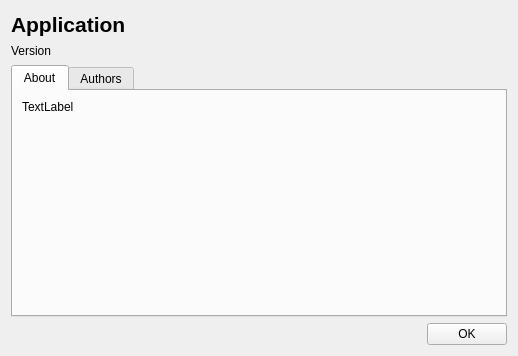
<?xml version="1.0" encoding="UTF-8"?>
<ui version="4.0">
 <class>QRAboutDialog</class>
 <widget class="QWidget" name="QRAboutDialog">
  <property name="geometry">
   <rect>
    <x>0</x>
    <y>0</y>
    <width>518</width>
    <height>356</height>
   </rect>
  </property>
  <property name="windowTitle">
   <string>qraboutdlg</string>
  </property>
  <layout class="QVBoxLayout" name="verticalLayout_2">
   <item>
    <layout class="QHBoxLayout" name="horizontalLayout_2">
     <item>
      <layout class="QVBoxLayout" name="verticalLayout">
       <item>
        <widget class="QLabel" name="Application">
         <property name="sizePolicy">
          <sizepolicy hsizetype="Preferred" vsizetype="Fixed">
           <horstretch>0</horstretch>
           <verstretch>0</verstretch>
          </sizepolicy>
         </property>
         <property name="font">
          <font>
           <pointsize>16</pointsize>
           <weight>75</weight>
           <bold>true</bold>
          </font>
         </property>
         <property name="text">
          <string>Application</string>
         </property>
        </widget>
       </item>
       <item>
        <widget class="QLabel" name="Version">
         <property name="sizePolicy">
          <sizepolicy hsizetype="Preferred" vsizetype="Fixed">
           <horstretch>0</horstretch>
           <verstretch>0</verstretch>
          </sizepolicy>
         </property>
         <property name="text">
          <string>Version</string>
         </property>
        </widget>
       </item>
      </layout>
     </item>
     <item>
      <spacer name="horizontalSpacer_2">
       <property name="orientation">
        <enum>Qt::Horizontal</enum>
       </property>
       <property name="sizeType">
        <enum>QSizePolicy::MinimumExpanding</enum>
       </property>
       <property name="sizeHint" stdset="0">
        <size>
         <width>40</width>
         <height>48</height>
        </size>
       </property>
      </spacer>
     </item>
    </layout>
   </item>
   <item>
    <widget class="QTabWidget" name="MainTab">
     <property name="sizePolicy">
      <sizepolicy hsizetype="Expanding" vsizetype="MinimumExpanding">
       <horstretch>0</horstretch>
       <verstretch>0</verstretch>
      </sizepolicy>
     </property>
     <property name="tabShape">
      <enum>QTabWidget::Rounded</enum>
     </property>
     <property name="currentIndex">
      <number>0</number>
     </property>
     <property name="usesScrollButtons">
      <bool>false</bool>
     </property>
     <widget class="QWidget" name="AboutTab">
      <attribute name="title">
       <string>About</string>
      </attribute>
      <layout class="QVBoxLayout" name="verticalLayout_3">
       <item>
        <widget class="QLabel" name="About">
         <property name="sizePolicy">
          <sizepolicy hsizetype="Expanding" vsizetype="MinimumExpanding">
           <horstretch>0</horstretch>
           <verstretch>0</verstretch>
          </sizepolicy>
         </property>
         <property name="text">
          <string>TextLabel</string>
         </property>
         <property name="textFormat">
          <enum>Qt::RichText</enum>
         </property>
         <property name="alignment">
          <set>Qt::AlignLeading|Qt::AlignLeft|Qt::AlignTop</set>
         </property>
         <property name="openExternalLinks">
          <bool>true</bool>
         </property>
        </widget>
       </item>
       <item>
        <spacer name="verticalSpacer">
         <property name="orientation">
          <enum>Qt::Vertical</enum>
         </property>
         <property name="sizeType">
          <enum>QSizePolicy::MinimumExpanding</enum>
         </property>
         <property name="sizeHint" stdset="0">
          <size>
           <width>20</width>
           <height>0</height>
          </size>
         </property>
        </spacer>
       </item>
      </layout>
     </widget>
     <widget class="QWidget" name="AuthorsTab">
      <attribute name="title">
       <string>Authors</string>
      </attribute>
      <layout class="QVBoxLayout" name="verticalLayout_4">
       <item>
        <widget class="QLabel" name="Authors">
         <property name="sizePolicy">
          <sizepolicy hsizetype="Expanding" vsizetype="MinimumExpanding">
           <horstretch>0</horstretch>
           <verstretch>0</verstretch>
          </sizepolicy>
         </property>
         <property name="text">
          <string>TextLabel</string>
         </property>
         <property name="alignment">
          <set>Qt::AlignLeading|Qt::AlignLeft|Qt::AlignTop</set>
         </property>
         <property name="openExternalLinks">
          <bool>true</bool>
         </property>
        </widget>
       </item>
       <item>
        <spacer name="verticalSpacer_2">
         <property name="orientation">
          <enum>Qt::Vertical</enum>
         </property>
         <property name="sizeType">
          <enum>QSizePolicy::MinimumExpanding</enum>
         </property>
         <property name="sizeHint" stdset="0">
          <size>
           <width>20</width>
           <height>0</height>
          </size>
         </property>
        </spacer>
       </item>
      </layout>
     </widget>
    </widget>
   </item>
   <item>
    <layout class="QHBoxLayout" name="horizontalLayout">
     <item>
      <spacer name="horizontalSpacer">
       <property name="orientation">
        <enum>Qt::Horizontal</enum>
       </property>
       <property name="sizeHint" stdset="0">
        <size>
         <width>40</width>
         <height>20</height>
        </size>
       </property>
      </spacer>
     </item>
     <item>
      <widget class="QPushButton" name="OK">
       <property name="text">
        <string>OK</string>
       </property>
      </widget>
     </item>
    </layout>
   </item>
  </layout>
 </widget>
 <resources/>
 <connections/>
</ui>
